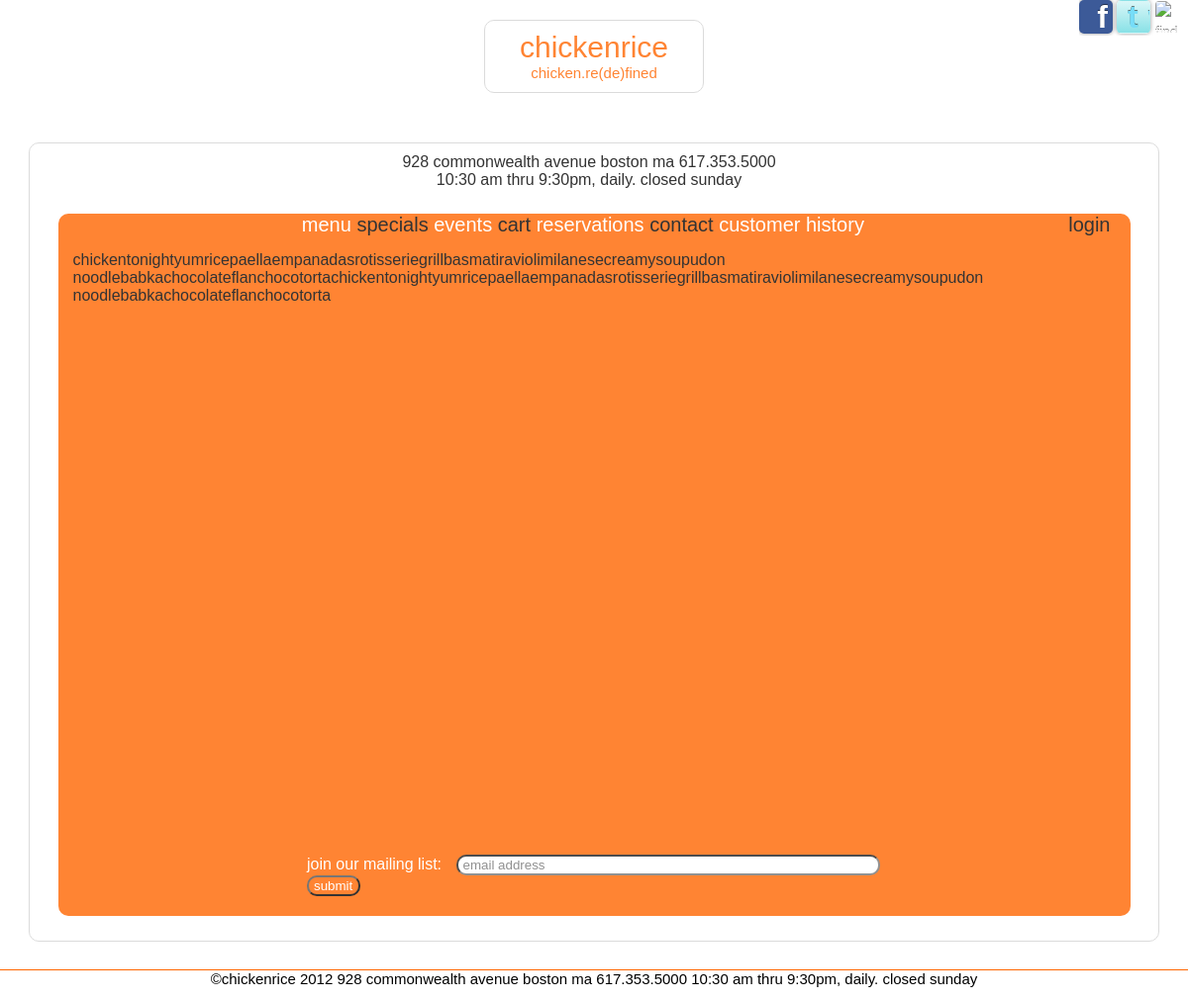
The app's page /home/index.php with its own data.
### tables this page shows
CREATE TABLE IF NOT EXISTS `keyword` (
  `id` int(10) NOT NULL AUTO_INCREMENT,
  `keyword` varchar(25) NOT NULL,
  `weight` int(2) NOT NULL,
  PRIMARY KEY (`id`),
  UNIQUE KEY `keyword` (`keyword`)
);

### model/database.php (called while the page is built, shortened)
<?php
class Database {
	private static $dsn = 'mysql:host=localhost;dbname=chickenrice';
	private static $username = 'chickenrice';
	private static $password = 'password';
	private static $db;
	public static function getDB () {
		if (!isset(self::$db)) {
			try {
				self::$db = new PDO(self::$dsn,
						self::$username,
						self::$password);
			} catch (PDOException $e) {
				$error_message = $e->getMessage();
				include('../errors/database_error.php');
				exit();
			}
		}
		return self::$db;
	}
}
?>

### model/keyword.php (called while the page is built, shortened)
<?php
class Keyword {
	private $keyword;
	private $weight;
	public function getKeyword(){
		return $this->keyword;
	}
	public function getWeight(){
		$weight = $this->weight;
		if ($weight==0){
			$weight = rand(1, 24);
		}
		return $weight;
	}
	public function init($row){
		$this->keyword=$row['keyword'];
		$this->weight=$row['weight'];
	}
	public static function loadAll($db){
		$statement= $db->prepare('select * from keyword');
		$statement->execute();
		$rows = $statement->fetchAll();
		$list=array();
		foreach($rows as $row){
			$d = new Keyword($db);
			$d->init($row);
			array_push($list,$d);
		}
		return $list;
	}
}
?>

### home/home.php (the view, shortened to what this page needs)
<?php
include('../include/homeheader.php');
?>
<?php include('../include/body.php');?>
<div id="wordcloud">
	<?php
	if (isset($keywords)){
		foreach ($keywords as $keyword){
			$weight = $keyword->getWeight();
			$word = $keyword->getKeyword();
			echo "<span data-weight=\"$weight\">$word</span>";
		}
		foreach ($keywords as $keyword){
			$weight = $keyword->getWeight();
			$word = $keyword->getKeyword();
			echo "<span data-weight=\"$weight\">$word</span>";
		}
	}
	?>
</div>
<form name="mailinglist" action="#"
	method="post">
	<div id="mailinglist">
		<label for="emailaddress">join our mailing list:</label> <input
			type="email" name="email" id="email"
			title="enter an email address to subscribe to our mailing list"
			placeholder="email address" required="required" size="50"> <input
			type="button" value="submit" id="submitmailinglist">
	</div>
</form>
<?php include('../include/footer.php') ?>

### css/styles.css (style rules this page uses)
* { font-family: Arial, sans-serif; }
html { height: 100%; }
body { background-color: #000000; margin: 0; height: 100%; min-height: 100%; padding-bottom: 18px; background: url("img/bg/bg-01.jpg") no-repeat fixed center center; -webkit-background-size: cover; -moz-background-size: cover; -o-background-size: cover; background-size: cover; }
input { background-color: #FF6600; color: #FFFFFF; padding-left: 5px; }
label { padding-right: 10px; color: #FFFFFF; }
select,input,#innerframe,#outerframe,#logo,textarea,fieldset,#cartcount,.menuimage { -webkit-border-radius: 10px; -moz-border-radius: 10px; -khtml-border-radius: 10px; border-radius: 10px; }
#wordcloud { border: 0; height: 600px; width: 100%; margin: auto; }
input,select,option,textarea { background-color: #FFFFFF; color: #FF6600; }
input[type="submit"],input[type="reset"],input[type="button"] { background-color: #FF6600; color: #FFFFFF; }
form[name="mailinglist"] { margin-left: auto; margin-right: auto; padding: 10px; width: 100%; }
#mailinglist { width: 600px; margin-left: auto; margin-right: auto; margin-left: auto; }

### records on screen
keyword: keyword "chicken"
keyword: keyword "tonight"
keyword: keyword "yum"
keyword: keyword "rice"
keyword: keyword "paella"
keyword: keyword "empanadas"
keyword: keyword "rotisserie"
keyword: keyword "grill"
keyword: keyword "basmati"
keyword: keyword "ravioli"
keyword: keyword "milanese"
keyword: keyword "creamy"
keyword: keyword "soup"
keyword: keyword "udon noodle"
keyword: keyword "babka"
keyword: keyword "chocolate"
keyword: keyword "flan"
keyword: keyword "chocotorta"
